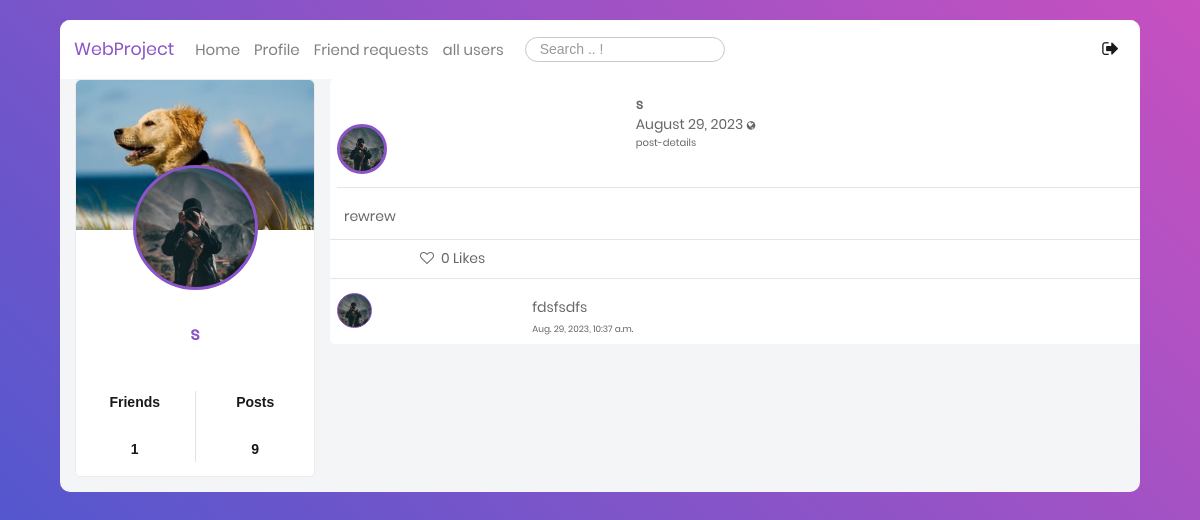
Before: /blog/post/98/ (signed in) with the older database file.
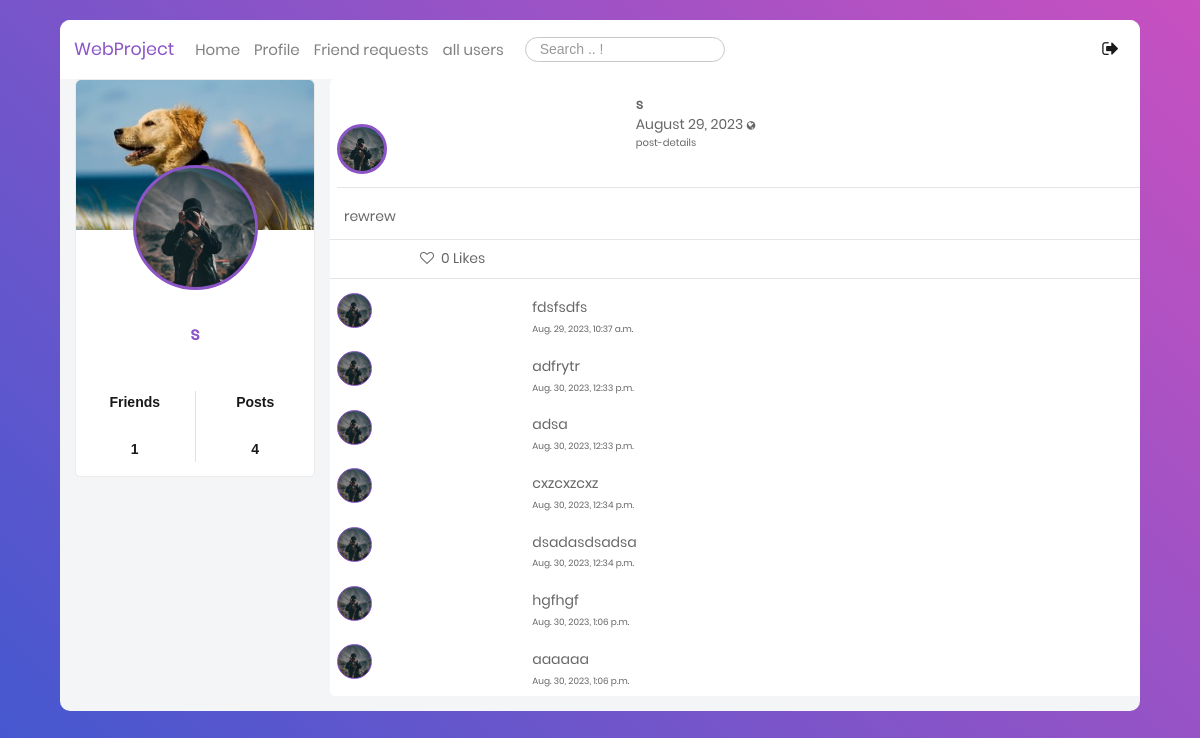
After: the same page with the newer database file.
### users/models.py (models this page shows, shortened)
class Profile(models.Model):
    user = models.OneToOneField(User, on_delete=models.CASCADE)
    image = models.ImageField(default='default.jpg', upload_to='profile_pics')
    bgimage = models.ImageField(default='default.jpg', upload_to='bg_pics')
    friends = models.ManyToManyField(User, blank=True, related_name='friends')
    slug = models.SlugField(unique=True,default=uuid.uuid1)
    forget_password_token= models.CharField(max_length=100)
    updated = models.DateTimeField( auto_now=True)
    created = models.DateTimeField( auto_now_add=True)
    objects = ProfileManager()
    def get_friends_no(self):
        return self.friends.all().count()
    def get_posts_no(self):
        return self.posts.all().count()

### blog/models.py (models this page shows, shortened)
class Comment(models.Model):
    user = models.ForeignKey(Profile, on_delete=models.CASCADE)
    post = models.ForeignKey(Post, on_delete=models.CASCADE)
    body = models.CharField(max_length=300)
    liked = models.ManyToManyField(Post, blank=True, related_name='likes')
    updated = models.DateTimeField(default = timezone.now )
    created = models.DateTimeField(default = timezone.now)

### blog/views.py (the view, shortened to what this page needs)
# urls.py: path('post/<int:pk>/', views.details ,name='post-detail'),
@login_required
def details(request, pk):
    ordering = ["-date_posted"]
    post = Post.objects.filter(pk=pk)
    profile = Profile.objects.get(user=request.user)
    nopro = Profile.objects.exclude(user=request.user)
    print(pk)
    print(post)
    c_form = CommentModelForm()
    post_added = False
    context = {
        "user": request.user,
        "pos": profile.get_posts_no,
        "profile": profile,
        "c_form": c_form,
        "post_added": post_added,
        "post": post.get ,
    }
    return render(request, "blog/post_detail.html", context)

### blog/forms.py
class CommentModelForm(forms.ModelForm):
    def __init__(self, *args: Any, **kwargs: Any) -> None:
        super().__init__(*args, **kwargs)
        self.helper = FormHelper()
        self.helper.form_show_labels = False
        self.fields["body"].help_text = None
        self.fields['body'].label = ""
        self.fields["body"].widget.attrs.update({
            "class":"p-2 fs-14 pl-3",
            "style":" background:transparent",
            "id":"fullname",
            "type":"text",
            "name":"fullname",
            "placeholder":"What about today?",
            "width":"100%",
        })
    class Meta:
        model = Comment
        fields =('body',)

### blog/models.py (called while the page is built)
    def num_likes(self):
        print(timezone.now)
        return self.liked.all().count()

### blog/templates/blog/post_detail.html (shortened to what this page needs)
{% extends "blog/base.html" %} {% load static %}
    {% block content %}
<div id="lol" style="width: 75%;" >
{% include 'blog/post_detail_body.html' %}
</div>
    {% endblock %}

### blog/templates/blog/base.html (shortened to what the changed rows need)
{% load static %}
<!DOCTYPE html>
<html class="no-js" lang="en">
  <head>
             <link
      rel="stylesheet"
      type="text/css"
      href="https://cdnjs.cloudflare.com/ajax/libs/semantic-ui/2.2.14/semantic.min.css"
    />
    <link
      rel="stylesheet"
      href="{% static 'blog/css/vendor/bootstrap.min.css' %} "
    />
    <link
      rel="stylesheet"
      href="{% static 'blog/css/vendor/font-awesome.min.css' %}"
    />
    <link rel="stylesheet" href="{% static 'blog/css/vendor/animate.css' %}" />
    <link
      rel="stylesheet"
      href="{% static 'blog/css/vendor/hamburgers.min.css' %}"
    />
    <link rel="stylesheet" href="{% static 'blog/css/util.css' %}" />
    <link rel="stylesheet" href="{% static 'blog/css/normalize.css' %}" />
    <link rel="stylesheet" href="{% static 'blog/css/main.css' %}" />
  </head>
  <body hx-headers = "{'X-CSRFToken' : '{{ csrf_token }}'} ">
    <div class="limiter">
      <div class="container-login100" style="align-items: flex-start;">
        <div class="wrap-main">
          <div class="container-fluid">
            <div class="row">
              <div class="col-sm-3 mobile-hidden">
          <div class="main-block">
            <div
              class="coverPicture"
              style="background: url('{{ user.profile.bgimage.url }}');"
            ></div>
            <div
              class="profilePicture"
              style="background: url('{{ user.profile.image.url }}');"
            ></div>
            <div class="FullName text-center fs-18 ProjectColor">
              {{ user }}
            </div>
            <div class="row statistic text-center fs-16 p-3">
              <div class="col">
                <p>Friends</p>
                <br />
                <p>{{ user.profile.get_friends_no }}</p>
              </div>
              <div class="col border-left">
                <p>Posts</p>
                <br />
                <p>{{ user.profile.get_posts_no }}</p>
              </div>
            </div>
          </div>
        </div>
        {% block content %} {% endblock content %}
            </div>
          </div>
        </div>
      </div>
    </div>
  </body>
</html>

### blog/templates/blog/post_detail_body.html (shortened to what the changed rows need)
  {% if post.post_image %}
          <div class="main-block post-with-photo" style="border: none; " id="post-list">
            <div class="Post-Box" >
              <div class="header row" style="width: 144%">
                <div class="col-1" style=" padding-top: 1%;">
                  <div class="pt-2 pl-2 d-inline-block">
                    <div
                      class="Profile-Picture"
                      style="background: url('{{ post.author.image.url }}') "
                    ></div>
                  </div>
                </div>
                <div class="col-8 p-l-0">
                  <div class="UserName d-inline-block mt-3" >
                    <p>
            <a
              href="{% url 'profile-detail-view' post.author.slug %}"
              class="font-weight-bold"
              >{{ post.author.user }}</a
            >
          </p>
                    <p class="lh-1-2">
                     {{ post.date_posted|date:"F d, Y" }}
                      <i
                        class="fa fa-globe fs-10"
                        data-toggle="tooltip"
                        data-placement="top"
                        title="Public"
                      ></i>
                      <br />
                      <a href=" {%url 'post-detail' post.id %} " class="fs-10"
                        >post-details</a
                      >
                    </p>
                  </div>
                 <div style="display: inline; padding-left: 60%">
            {% if request.user == post.author.user %}
            <a href="{% url 'post-update' post.pk %}" style="padding: 5%"
              ><i class="fa fa-edit fa-2x"></i
            ></a>
            <a href="{% url 'post-delete' post.pk %}"
              ><i class="fa fa-trash fa-2x" aria-hidden="true"></i
            ></a>
            {% endif %}
          </div>
                </div>
              </div>
              <hr class="m-2" />
    <div class="body row">
      <div class="details col">
        <p class="px-3" style="padding: 10px">{{ post.content }}</p>
      </div>
      <div style="text-align: center">
        <img
          src="{{ post.post_image.url }}"
          alt=""
          style="max-width: 50%; height: auto"
        />
      </div>
              </div>
              <hr class="mt-0 mb-0" />
              <div class="footer">
                <div class="row action-btn">
                  <div class="col">
                    <form  hx-post = "{% url 'like-post-view-post-detail' post.id %}" hx-target="#lol">
                      {% csrf_token %}
                      <input
                        type="hidden"
                        name="post_id"
                        value="{{ post.id }}"
                      />
                      {% if profile not in post.liked.all %}
                      <button
                        style="
                          background-color: transparent;
                          border: none;
                          box-shadow: none;
                        "
                        type="submit"
                      >
                        <p class="py-2 footer-btn" style="padding-left: 90px">
                          <i class="fa fa-heart-o" aria-hidden="true"></i>
                          <span class="px-1"> {{ post.num_likes }} Likes</span>
                        </p>
                      </button>
                      {% else %}
                      <button
                        style="
                          background-color: transparent;
                          border: none;
                          box-shadow: none;
                        "
                        type="submit"
                      >
                        <p class="py-2 footer-btn" style="padding-left: 90px">
                          <i
                            class="fa fa-heart-o"
                            aria-hidden="true"
                            style="color: red"
                          ></i>
                          <span class="px-1"> {{ post.num_likes }} Likes</span>
                        </p>
                      </button>
                      {% endif %}
                    </form>
                  </div>
                  <div class="col border-left">
                    <p class="py-2 footer-btn text-center">
                      <a href=" {%url 'post-detail' post.id%} "
                        ><i class="fa fa-comment-o" aria-hidden="true"></i>
                        <span class="px-1"> Comment</span></a
                      >
                    </p>
                  </div>
                </div>
                <hr class="mt-0 mb-2" />
                <div class="row comment-list">
                  {% for c in post.comment_set.all %}
                  <div class="add-comment col-12 pt-0">
                    <div class="row">
                      <div class="col-1" style="padding-right: 7%;">
                        <div class="pt-2 pl-2 d-inline-block">
                          <div
                            class="Profile-Picture-Comment"
                            style="background: url('{{ c.user.image.url }}'); "
                          ></div>
                        </div>
                      </div>
                      <div class="col-10 pl-0">
                        <div class="row pr-2 pt-2 pb-2 pl-0">
                          <div class="col pl-0">
                            <p class="pt-1 pl-2 pb-0 fs-14">{{c.body}}</p>
                            <p class="p-0 pl-2 fs-10">
                              <span class="fs-9">{{ c.created }}</span>
                            </p>
                          </div>
                        </div>
                      </div>
                    </div>
                  </div>
                  {% endfor %}
                </div>
                </div>
              </div>
            </div>
            {% else %}
             <div class="main-block post-with-photo" style="border: none; width: 330%;" >
            <div class="Post-Box" >
              <div class="footer">
                <div class="row comment-list">
                  {% for c in post.comment_set.all %}
                  <div class="add-comment col-12 pt-0">
                    <div class="row">
                      <div class="col-1" style="padding-right: 7%;">
                        <div class="pt-2 pl-2 d-inline-block">
                          <div
                            class="Profile-Picture-Comment"
                            style="background: url('{{ c.user.image.url }}'); "
                          ></div>
                        </div>
                      </div>
                      <div class="col-10 pl-0">
                        <div class="row pr-2 pt-2 pb-2 pl-0">
                          <div class="col pl-0">
                            <p class="pt-1 pl-2 pb-0 fs-14">{{c.body}}</p>
                            <p class="p-0 pl-2 fs-10">
                              <span class="fs-9">{{ c.created }}</span>
                            </p>
                          </div>
                        </div>
                      </div>
                    </div>
                  </div>
                  {% endfor %}
                </div>
                </div>
              </div>
            </div>
            {% endif %}

Changed rows visible on the page:
added Comment: user.image (picture), body "adfrytr", created "Aug. 30, 2023, 12:33 p.m."
added Comment: user.image (picture), body "adsa", created "Aug. 30, 2023, 12:33 p.m."
added Comment: user.image (picture), body "cxzcxzcxz", created "Aug. 30, 2023, 12:34 p.m."
added Comment: user.image (picture), body "dsadasdsadsa", created "Aug. 30, 2023, 12:34 p.m."
added Comment: user.image (picture), body "hgfhgf", created "Aug. 30, 2023, 1:06 p.m."
added Comment: user.image (picture), body "aaaaaa", created "Aug. 30, 2023, 1:06 p.m."
Other visible differences:
{{ user.profile.get_posts_no }}: "9" → "4"
